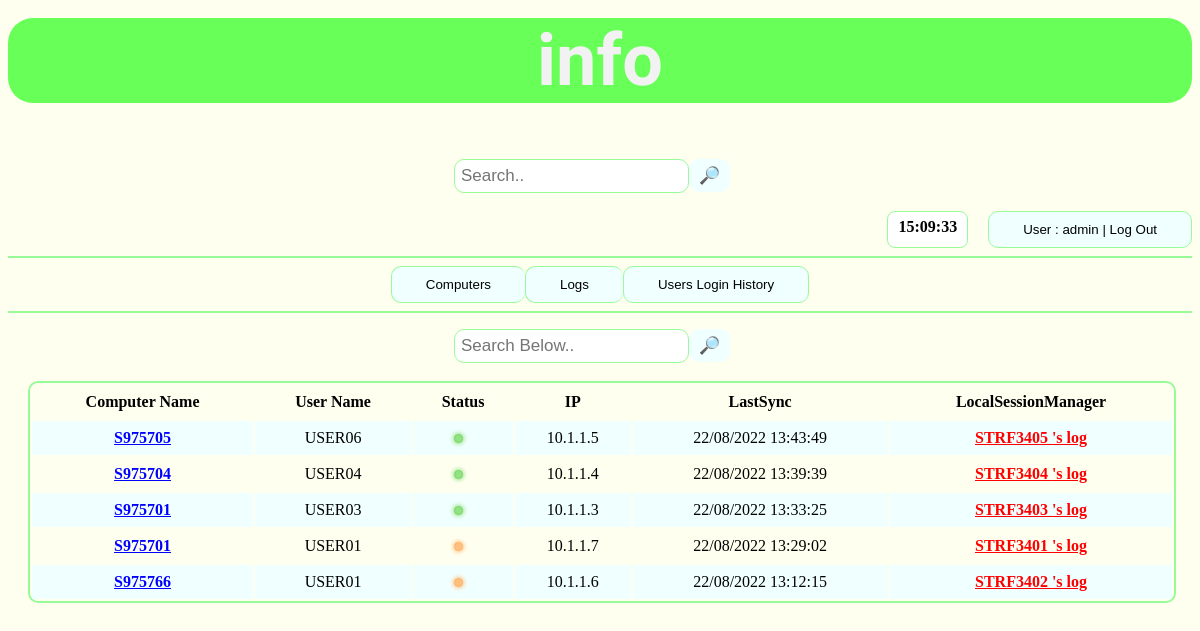
Page /Home/ (signed in) on the committed database.
### HelpInfo/models.py (models this page shows)
class Info(models.Model):
    id = models.AutoField(db_column='Id', unique=True, primary_key=True)
    comp = models.ForeignKey(Computers, models.DO_NOTHING, db_column='Comp_Id', blank=True, null=True)
    user = models.ForeignKey(Users, models.DO_NOTHING, db_column='User_Id', blank=True, null=True)
    ip = models.ForeignKey(Ipees, models.DO_NOTHING, related_name='IP_Id', db_column='IP_Id', blank=True, null=True)
    status = models.ForeignKey(Ipees, models.DO_NOTHING, related_name='Status_Id', db_column='Status_Id', blank=True,
                               null=True)
    logged_on = models.TextField(db_column='Logged_On', blank=True, null=True)
    class Meta:
        managed = False
        db_table = 'Info'

class Computers(models.Model):
    id = models.AutoField(db_column='Id', unique=True, primary_key=True)
    bios_serial = models.TextField(db_column='BIOS_Serial', unique=True, blank=True, null=True)
    comp_name = models.TextField(db_column='Comp_Name', blank=True, null=True)
    last_timecreated = models.TextField(db_column='Last_TimeCreated', blank=True, null=True)
    csvlog = models.BinaryField(db_column='Csv_Log')
    system = models.TextField(db_column='System', blank=True, null=True)
    release = models.TextField(db_column='Release', blank=True, null=True)
    version = models.TextField(db_column='Version', blank=True, null=True)
    machine = models.TextField(db_column='Machine', blank=True, null=True)
    class Meta:
        managed = False
        db_table = 'Computers'

class Users(models.Model):
    id = models.AutoField(db_column='Id', unique=True, primary_key=True)
    user = models.TextField(db_column='User', blank=True, null=True)
    domain = models.TextField(db_column='Domain', blank=True, null=True)
    class Meta:
        managed = False
        db_table = 'Users'

class Ipees(models.Model):
    id = models.AutoField(db_column='Id', unique=True, primary_key=True)
    ip = models.TextField(db_column='IP', unique=True, blank=True, null=True)
    status = models.IntegerField(db_column='Status', blank=True, null=True)
    class Meta:
        managed = False
        db_table = 'IPees'

### HelpInfo/views.py (the view)
# urls.py: path('Home/', views.data, name='Home'),
def data(request):
    if request.user.is_authenticated:
        information = Info.objects.all().order_by('-logged_on')  # [:5]
        output1 = {'Computers': information}
        return render(request, 'HelpInfo/data.html', output1)
    if not request.user.is_authenticated:
        return HttpResponseRedirect('/login/')

### HelpInfo/templates/HelpInfo/data.html
{% extends "HelpInfo/index.html" %}
{% block content %}
     <div class="search-container">
         <form action="{% url 'LKE' %}" method="get">
              <input type="text" placeholder="Search Below.." name="search">
              <button type="submit">&#x1F50E;</button>
         </form>
     </div>
    <br>
    <div style="overflow-x: auto;">
    <table class="data">
        <tr class="data-line">
            <th class="data-header">Computer Name</th>
            <th class="data-header">User Name</th>
            <th class="data-header">Status</th>
            <th class="data-header">IP</th>
            <th class="data-header">LastSync</th>
            <th class="data-header">LocalSessionManager</th>
        </tr>
            {% for i in Computers %}
        <tr class="data-line">
            <td class="data-data" id="investigate" onclick="window.open('/C_H/{{i.comp.comp_name}}')">{{i.comp.comp_name}}</td>
            <td class="data-data">{{i.user.user}}</td>
                {% if i.status.status == 1 %}
                    <td class="data-data"><ul><li class="status green"></li></ul></td>
                    {% elif i.status.status == 0 %}
                        <td class="data-data"><ul><li class="status orange"></li></ul></td>
                {% endif %}
            <td class="data-data">{{i.ip.ip}}</td>
            <td class="data-data">{{i.logged_on}}</td>
             <td class="data-data" id="c_log" onclick="window.location.href = '/LSM/{{i.comp.bios_serial}}';">{{i.comp.bios_serial}} 's log</td>
        </tr>
            {% endfor %}
    </table>
    </div>
{% endblock %}

### HelpInfo/templates/HelpInfo/index.html (shortened to what this page needs)
<!DOCTYPE html>
<html lang="en">
<head>
    {% load static %}
    <link rel="stylesheet" href="{% static 'HelpInfo/main.css' %}">
</head>
<body onload="startTime()">
    <header>
        <h1>info</h1>
    </header>
    {% if user.is_authenticated %}
        <div class="search-container">
            <form action="{% url 'Result' %}" method="get">
                <input type="text" placeholder="Search.." name="search">
                <button type="submit">&#x1F50E;</button>
            </form>
        </div>
        <br>
        <div class="Out" >
            <div id="txt"></div>
            <button onclick="window.location.href = {% url 'logout' %};">User : {{ user.username }} | Log Out</button>
        </div>
        <hr class="new1">
        <div class="btn-group">
            <button onclick="window.location.href = '/Home';">Computers</button>
            <button id="logs" onclick="window.location.href = '/Logs';">Logs</button>
            <button onclick="window.location.href = '/Users_History';">Users Login History</button>
        </div>
        <hr class="new2">
    {% endif %}
    <div>
        {% block content %}{% endblock %}
    </div>
</body>
</html>

### HelpInfo/static/HelpInfo/main.css (style rules this page uses)
body { background-color: #FFFFF0; }
header { display: block; background-color:#67ff58; font-family: 'Chela One'; font-size: 36px; max-height: fit-content; padding: 0px; margin-top: -30px; text-align: center; border-radius: 25px; color: #f2f2f2; }
#txt { margin-left: auto; margin-right: 20px; text-align: center; background-color: white; max-width: fit-content; padding: 6px 10px; border-radius: 8px; border: 1px solid #98fb98; }
.search-container { display: flex; justify-content: center; align-items: center; }
.search-container input[type=text] { padding: 6px; margin-top: 8px; font-size: 17px; border: 1px solid #98fb98; border-radius: 10px; }
.search-container button { float: right; padding: 6px 10px; margin-top: 8px; margin-right: 16px; background: #F0FFFF; font-size: 17px; border: none; cursor: pointer; border-radius: 10px; }
hr.new1 { border: 1px solid #98fb98; }
hr.new2 { border: 1px solid #98fb98; }
table.data { border-radius: 10px; width: 97%; margin-left: 20px; margin-right: 20px; border: 2px solid #98fb98; }
.data-header, .data-data { text-align: center; padding: 8px; }
tr:nth-child(even) { background-color: #F0FFFF; }
.btn-group button { background-color: #F0FFFF; border: 1px solid #98fb98; border-radius: 10px; color: black; padding: 10px 34px; cursor: pointer; float: left; }
.btn-group { display: flex; justify-content: center; align-items: center; }
.btn-group button:not(:last-child) { border-right: none; }
.btn-group:after { content: ""; clear: both; display: table; }
.Out { display: flex; justify-content: right; }
.Out button { background-color: #F0FFFF; border: 1px solid #98fb98; border-radius: 10px; color: black; padding: 10px 34px; cursor: pointer; }
#investigate { font-weight:bold; color:blue; text-decoration: underline; cursor: pointer; }
#c_log { font-weight:bold; color:red; text-decoration: underline; cursor: pointer; }
ul { margin: 0; padding: 0; list-style: none; }
.status:before { content: ' '; display: inline-block; width: 7px; height: 7px; margin-right: 10px; border: 1px solid #000; border-radius: 7px; }
.green:before { background-color: #94E185; border-color: #78D965; box-shadow: 0px 0px 4px 1px #94E185; }
.orange:before { background-color: #FFC182; border-color: #FFB161; box-shadow: 0px 0px 4px 1px #FFC182; }

### rows in the picture
Info: comp.comp_name "S975705", user.user "USER06", ip.ip "10.1.1.5", logged_on "22/08/2022 13:43:49", comp.bios_serial "STRF3405"
Info: comp.comp_name "S975704", user.user "USER04", ip.ip "10.1.1.4", logged_on "22/08/2022 13:39:39", comp.bios_serial "STRF3404"
Info: comp.comp_name "S975701", user.user "USER03", ip.ip "10.1.1.3", logged_on "22/08/2022 13:33:25", comp.bios_serial "STRF3403"
Info: comp.comp_name "S975701", user.user "USER01", ip.ip "10.1.1.7", logged_on "22/08/2022 13:29:02", comp.bios_serial "STRF3401"
Info: comp.comp_name "S975766", user.user "USER01", ip.ip "10.1.1.6", logged_on "22/08/2022 13:12:15", comp.bios_serial "STRF3402"

### other values in the picture
{{ user.username }} "admin"
